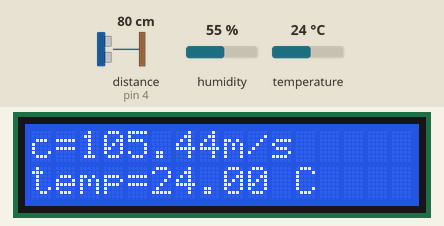
Recording of a sketch running on a simulated Arduino Uno, built with avr-gcc and run on an emulated ATmega328P. Shown: 16×2 character LCD. Wiring (inferred from the names in the program): ultrasonic range finder: trigger pin 5; echo pin 4. The test bench sets the inputs (shaded band); at power-on: distance to the obstacle (sensor on pin 4) 80 cm, temperature 24 °C, humidity 55 %. The echo pulse lasts 58.3 µs per cm.

Above: at 6.8 s.
6.9 s: distance to the obstacle (sensor on pin 4) set to 120 cm
At 10.9 s:
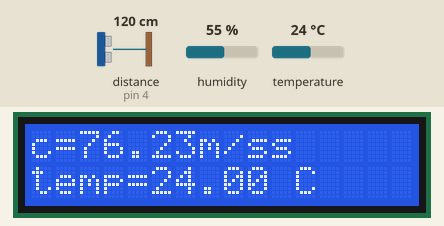
14.2 s: temperature set to 2 °C
At 17.1 s:
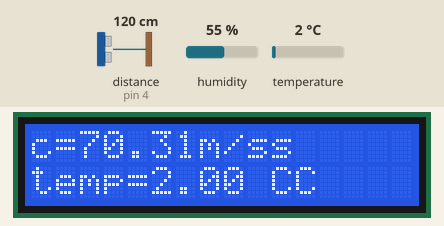
17.4 s: distance to the obstacle (sensor on pin 4) set to 4 cm
At 19.9 s:
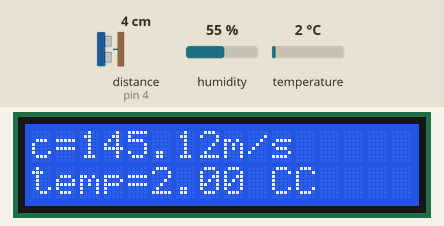
26.3 s: distance to the obstacle (sensor on pin 4) set to 250 cm
At 29.0 s:
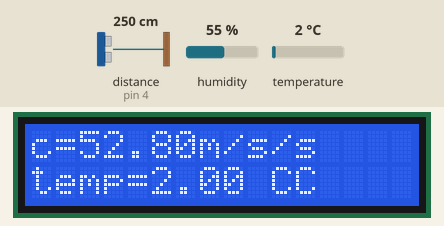
33.5 s: temperature set to 12 °C
At 36.4 s:
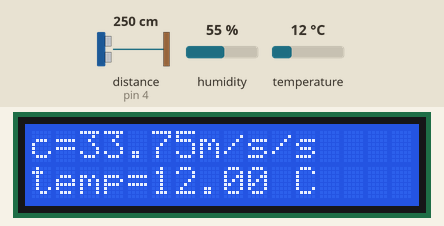
37.0 s: temperature set to 19 °C
At 39.5 s:
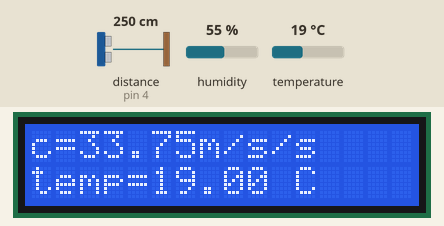
Timing chart, 0 to 41.0 s (numbered marks = the images above; inputs shaded):
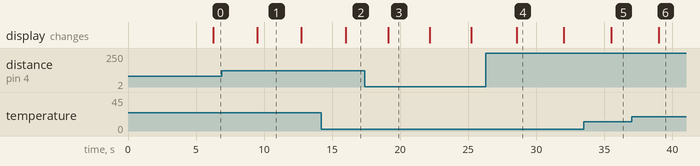

The sketch:

proj3_code.ino
```cpp
// ultrasonic sensor:
int trigPin = 5;    // TRIG pin
int echoPin = 4;    // ECHO pin
float time_us;
float distance = 24.6 * 2;    // cm, distance to target times 2
float duration_us;
float c;

// LCD:
#include <LiquidCrystal.h>
// initialize the library with the numbers of the interface pins
LiquidCrystal lcd(7, 8, 9, 10, 11, 12);

// temp sensor:
#include <Adafruit_Sensor.h>
#include <dht.h>
dht DHT;
#define DHT11_PIN 13

void setup() {
  // begin serial port
  Serial.begin (9600);

  // ultrasonic sensor:
  pinMode(trigPin, OUTPUT);
  pinMode(echoPin, INPUT);

  // LCD:
  lcd.begin(16, 2);
  lcd.print("begin! <3");
  delay(3000);
}

void loop() {
  //ultrasonic data:
/*  digitalWrite(trigPin, HIGH);
  delayMicroseconds(10);
  digitalWrite(trigPin, LOW);*/
  float d = 0;
  // measure duration of pulse from ECHO pin
  for (int i=0; i < 30; i++){
    digitalWrite(trigPin, HIGH);
    delayMicroseconds(10);
    digitalWrite(trigPin, LOW);
    d = d + pulseIn(echoPin, HIGH);
    /*Serial.print(pulseIn(echoPin, HIGH));
    Serial.print("i=");
    Serial.print(i);
    Serial.print("; d=");
    Serial.println(d);*/
    delay(100);
  }
  duration_us = d/30.0;
//Serial.print("duration avg= ");
  //Serial.println(duration_us);
  // calculate speed of sound:
  c = distance/duration_us * pow(10, 4);

  // Temperature sensor
  int chk = DHT.read11(DHT11_PIN);
  /*Serial.print("Temperature = ");
  Serial.println(DHT.temperature);
  Serial.print("Humidity = ");
  Serial.println(DHT.humidity);
  delay(1000);*/

 // LCD:
 lcd.setCursor(0,0);
 lcd.print("c=");
 lcd.print(c);
 lcd.print("m/s");
 lcd.setCursor(0,1);
 lcd.print("temp=");
 lcd.print(DHT.temperature);
 lcd.print(" C");

}
```

Measured:
- after the input at 6.9 s, the display: changes after 2.6 s (image 1)
- after the input at 14.2 s, the display: changes after 1.8 s (image 2)
- after the input at 17.4 s, the display: changes after 1.7 s (image 3)
- after the input at 26.3 s, the display: changes after 2.2 s (image 4)
- after the input at 33.5 s, the display: changes after 2.0 s (image 5)
- after the input at 37.0 s, the display: changes after 2.0 s (image 6)
- what the display in image 1 shows lasts 3.2 s, from 9.5 s to 12.7 s
